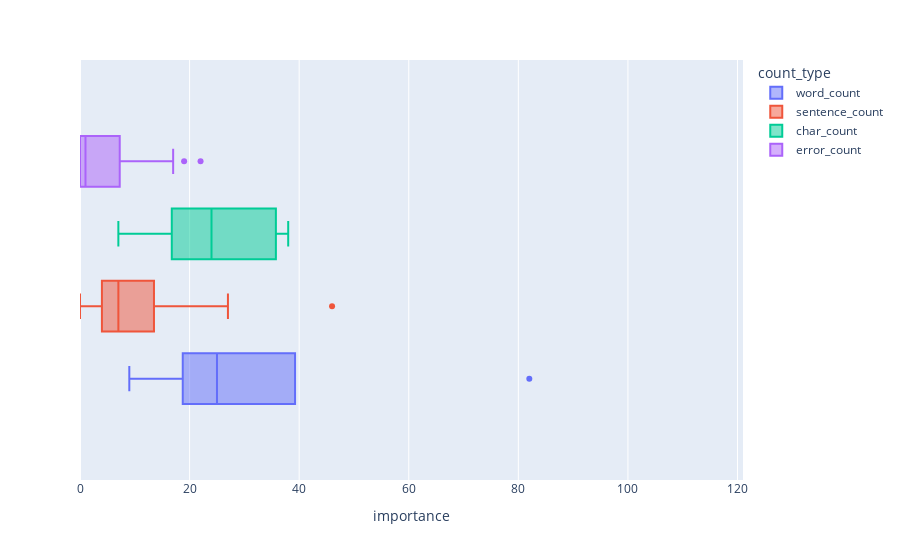

This figure's notebook cell:
### Code cell
px.box(
    paragraph_features,
    x="importance",
    color="count_type",
    range_x=(df.importance.min(), df.importance.max()),
)

### Figure 1 — Plotly figure (JSON) as saved in the notebook; plotly's stock layout.template omitted (floating-point values rounded to 4 significant figures)
{"data": [{"alignmentgroup": "True", "hovertemplate": "count_type=word_count<br>importance=%{x}<extra></extra>", "legendgroup": "word_count", "marker": {"color": "#636efa"}, "name": "word_count", "notched": false, "offsetgroup": "word_count", "orientation": "h", "showlegend": true, "type": "box", "x": [82, 25, 25, 22, 9], "x0": " ", "xaxis": "x", "y0": " ", "yaxis": "y"}, {"alignmentgroup": "True", "hovertemplate": "count_type=sentence_count<br>importance=%{x}<extra></extra>", "legendgroup": "sentence_count", "marker": {"color": "#EF553B"}, "name": "sentence_count", "notched": false, "offsetgroup": "sentence_count", "orientation": "h", "showlegend": true, "type": "box", "x": [46, 27, 27, 9, 9, 8, 7, 6, 5, 4, 4, 0, 0], "x0": " ", "xaxis": "x", "y0": " ", "yaxis": "y"}, {"alignmentgroup": "True", "hovertemplate": "count_type=char_count<br>importance=%{x}<extra></extra>", "legendgroup": "char_count", "marker": {"color": "#00cc96"}, "name": "char_count", "notched": false, "offsetgroup": "char_count", "orientation": "h", "showlegend": true, "type": "box", "x": [38, 35, 24, 20, 7], "x0": " ", "xaxis": "x", "y0": " ", "yaxis": "y"}, {"alignmentgroup": "True", "hovertemplate": "count_type=error_count<br>importance=%{x}<extra></extra>", "legendgroup": "error_count", "marker": {"color": "#ab63fa"}, "name": "error_count", "notched": false, "offsetgroup": "error_count", "orientation": "h", "showlegend": true, "type": "box", "x": [22, 19, 17, 4, 2, 2, 1, 1, 0, 0, 0, 0, 0], "x0": " ", "xaxis": "x", "y0": " ", "yaxis": "y"}], "layout": {"boxmode": "group", "legend": {"title": {"text": "count_type"}, "tracegroupgap": 0}, "margin": {"t": 60}, "xaxis": {"anchor": "y", "domain": [0, 1], "range": [0, 121], "title": {"text": "importance"}}, "yaxis": {"anchor": "x", "domain": [0, 1]}}}
